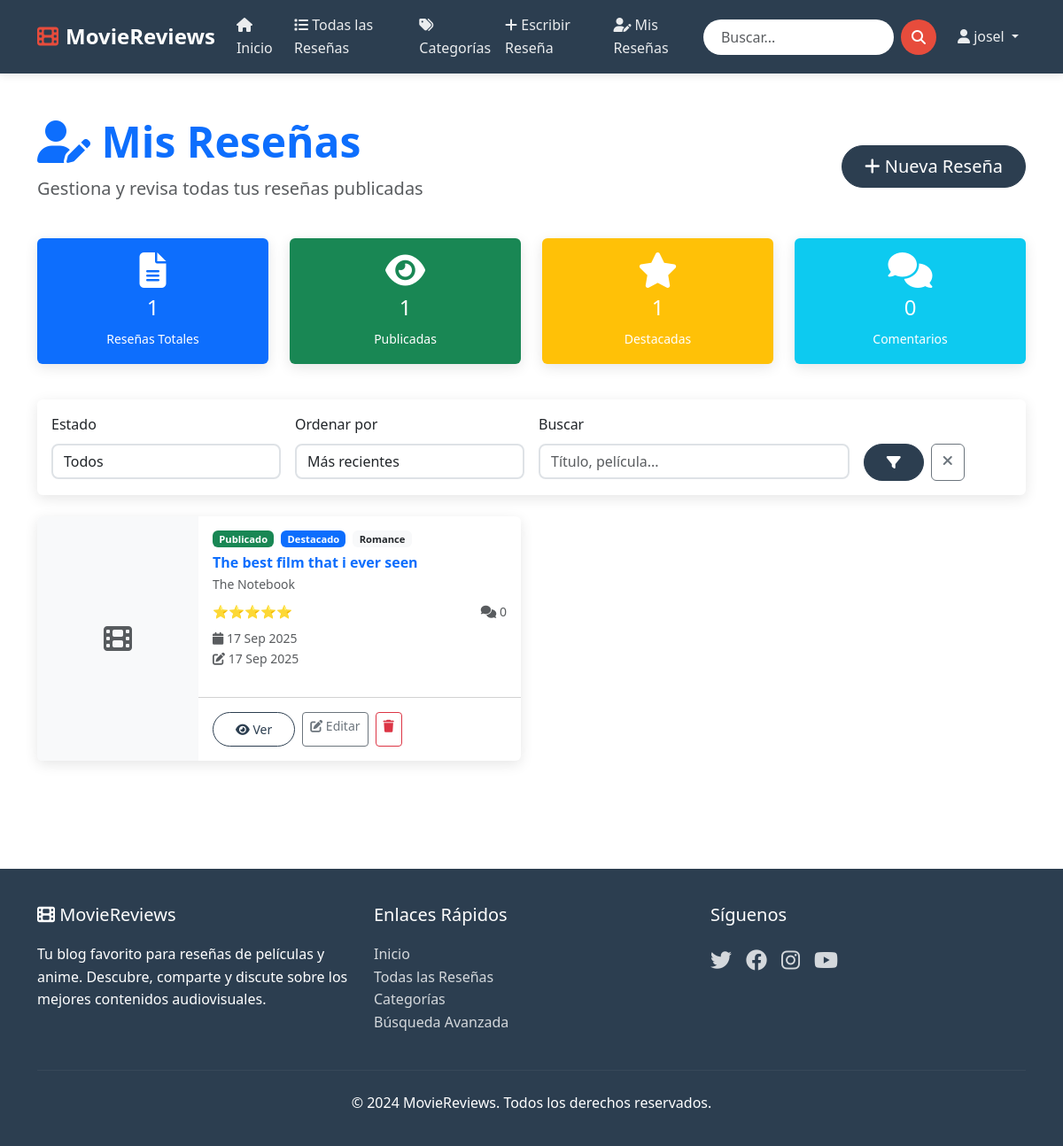
/my-posts/ (signed in), run on the app's committed database.
### blog/models.py (models this page shows, shortened)
class Post(models.Model):
    RATING_CHOICES = [
        (1, '⭐'),
        (2, '⭐⭐'),
        (3, '⭐⭐⭐'),
        (4, '⭐⭐⭐⭐'),
        (5, '⭐⭐⭐⭐⭐'),
    ]
    title = models.CharField(max_length=200)
    slug = models.SlugField(max_length=200, unique=True)
    author = models.ForeignKey(User, on_delete=models.CASCADE, related_name='blog_posts')
    category = models.ForeignKey(Category, on_delete=models.CASCADE, related_name='posts')
    subcategory = models.ForeignKey(Subcategory, on_delete=models.CASCADE, related_name='posts', blank=True, null=True)
    content = models.TextField()
    excerpt = models.TextField(max_length=300, help_text="Breve descripción de la reseña")
    movie_title = models.CharField(max_length=200, verbose_name="Título de la película/anime")
    director = models.CharField(max_length=200, blank=True)
    release_year = models.IntegerField(help_text="Año de estreno")
    rating = models.IntegerField(choices=RATING_CHOICES, default=3)
    featured_image = models.ImageField(upload_to='blog/images/', blank=True, null=True)
    poster_image = models.ImageField(upload_to='blog/posters/', blank=True, null=True, help_text="Poster de la película")
    created_at = models.DateTimeField(default=timezone.now)
    updated_at = models.DateTimeField(auto_now=True)
    published = models.BooleanField(default=False)
    featured = models.BooleanField(default=False, help_text="Destacar en página principal")
    meta_description = models.CharField(max_length=160, blank=True)
    class Meta:
        ordering = ['-created_at']
        indexes = [
            models.Index(fields=['published', '-created_at']),
            models.Index(fields=['category', 'published']),
            models.Index(fields=['featured', 'published']),
        ]
    def get_absolute_url(self):
        return reverse('blog:post_detail', kwargs={'slug': self.slug})
    @property
    def rating_stars(self):
        return "⭐" * self.rating + "☆" * (5 - self.rating)

class Category(models.Model):
    name = models.CharField(max_length=100, unique=True)
    slug = models.SlugField(max_length=100, unique=True)
    description = models.TextField(blank=True)
    created_at = models.DateTimeField(auto_now_add=True)
    class Meta:
        verbose_name_plural = "Categories"
        ordering = ['name']

### blog/views.py (the view)
# urls.py: path('my-posts/', views.user_posts, name='user_posts'),
def user_posts(request):
    posts = Post.objects.filter(author=request.user)
    search = request.GET.get('search', '')
    status = request.GET.get('status', '')
    order = request.GET.get('order', '-created_at')
    if search:
        posts = posts.filter(
            Q(title__icontains=search) |
            Q(movie_title__icontains=search)
        )
    if status == 'published':
        posts = posts.filter(published=True)
    elif status == 'draft':
        posts = posts.filter(published=False)
    elif status == 'featured':
        posts = posts.filter(featured=True)
    valid_orders = ['-created_at', 'created_at', 'title', '-title', '-rating']
    if order in valid_orders:
        posts = posts.order_by(order)
    paginator = Paginator(posts, 9)
    page_number = request.GET.get('page')
    page_obj = paginator.get_page(page_number)
    context = {
        'posts': page_obj,
        'page_obj': page_obj,
    }
    return render(request, 'blog/user_posts.html', context)

### blog/templates/blog/user_posts.html (shortened to what this page needs)
{% extends 'base.html' %}
{% block content %}
<div class="container py-5">
    <div class="row mb-4">
        <div class="col-12">
            <div class="d-flex justify-content-between align-items-center">
                <div>
                    <h1 class="display-5 fw-bold text-primary mb-2">
                        <i class="fas fa-user-edit"></i>
                        Mis Reseñas
                    </h1>
                    <p class="lead text-muted">
                        Gestiona y revisa todas tus reseñas publicadas
                    </p>
                </div>
                <div>
                    <a href="{% url 'blog:create_post' %}" class="btn btn-primary btn-lg">
                        <i class="fas fa-plus"></i> Nueva Reseña
                    </a>
                </div>
            </div>
        </div>
    </div>
    <div class="row mb-4">
        <div class="col-md-3 mb-3">
            <div class="card bg-primary text-white">
                <div class="card-body text-center">
                    <i class="fas fa-file-alt fs-1 mb-2"></i>
                    <h4>{{ posts.paginator.count }}</h4>
                    <small>Reseñas Totales</small>
                </div>
            </div>
        </div>
        <div class="col-md-3 mb-3">
            <div class="card bg-success text-white">
                <div class="card-body text-center">
                    <i class="fas fa-eye fs-1 mb-2"></i>
                    <h4>{{ posts|length }}</h4>
                    <small>Publicadas</small>
                </div>
            </div>
        </div>
        <div class="col-md-3 mb-3">
            <div class="card bg-warning text-white">
                <div class="card-body text-center">
                    <i class="fas fa-star fs-1 mb-2"></i>
                    <h4>
                        {% for post in posts %}{% if post.featured %}1{% endif %}{% empty %}0{% endfor %}
                    </h4>
                    <small>Destacadas</small>
                </div>
            </div>
        </div>
        <div class="col-md-3 mb-3">
            <div class="card bg-info text-white">
                <div class="card-body text-center">
                    <i class="fas fa-comments fs-1 mb-2"></i>
                    <h4>
                        {% for post in posts %}{{ post.comments.count }}{% if not forloop.last %}+{% endif %}{% empty %}0{% endfor %}
                    </h4>
                    <small>Comentarios</small>
                </div>
            </div>
        </div>
    </div>
    <div class="row mb-4">
        <div class="col-12">
            <div class="card">
                <div class="card-body">
                    <form method="get" class="row g-3">
                        <div class="col-md-3">
                            <label class="form-label">Estado</label>
                            <select name="status" class="form-control">
                                <option value="">Todos</option>
                            </select>
                        </div>
                        <div class="col-md-3">
                            <label class="form-label">Ordenar por</label>
                            <select name="order" class="form-control">
                                <option value="-created_at" {% if request.GET.order == '-created_at' %}selected{% endif %}>Más recientes</option>
                            </select>
                        </div>
                        <div class="col-md-4">
                            <label class="form-label">Buscar</label>
                            <input type="text" name="search" class="form-control" placeholder="Título, película..."
                                   value="{{ request.GET.search }}">
                        </div>
                        <div class="col-md-2">
                            <label class="form-label">&nbsp;</label>
                            <div class="d-flex gap-2">
                                <button type="submit" class="btn btn-primary">
                                    <i class="fas fa-filter"></i>
                                </button>
                                <a href="{% url 'blog:user_posts' %}" class="btn btn-outline-secondary">
                                    <i class="fas fa-times"></i>
                                </a>
                            </div>
                        </div>
                    </form>
                </div>
            </div>
        </div>
    </div>
    <div class="row">
        {% for post in posts %}
        <div class="col-lg-6 mb-4">
            <div class="card user-post-card h-100">
                <div class="row g-0">
                    <div class="col-md-4">
                        {% if post.featured_image %}
                        <img src="{{ post.featured_image.url }}" class="img-fluid h-100 w-100"
                             style="object-fit: cover;" alt="{{ post.title }}">
                        {% else %}
                        <div class="bg-light h-100 d-flex align-items-center justify-content-center">
                            <i class="fas fa-film fs-2 text-muted"></i>
                        </div>
                        {% endif %}
                    </div>
                    <div class="col-md-8">
                        <div class="card-body p-3">
                            <div class="d-flex gap-2 mb-2">
                                {% if post.published %}
                                <span class="badge bg-success">Publicado</span>
                                {% else %}
                                <span class="badge bg-warning">Borrador</span>
                                {% endif %}
                                {% if post.featured %}
                                <span class="badge bg-primary">Destacado</span>
                                {% endif %}
                                <span class="badge bg-light text-dark">{{ post.category.name }}</span>
                            </div>
                            <h6 class="card-title mb-1">
                                <a href="{{ post.get_absolute_url }}" class="text-decoration-none">
                                    {{ post.title|truncatechars:40 }}
                                </a>
                            </h6>
                            <p class="text-muted small mb-2">{{ post.movie_title }}</p>
                            <div class="d-flex justify-content-between align-items-center mb-2">
                                <div class="rating">{{ post.rating_stars }}</div>
                                <small class="text-muted">
                                    <i class="fas fa-comments"></i> {{ post.comments.count }}
                                </small>
                            </div>
                            <div class="small text-muted mb-3">
                                <div><i class="fas fa-calendar"></i> {{ post.created_at|date:"d M Y" }}</div>
                                {% if post.updated_at != post.created_at %}
                                <div><i class="fas fa-edit"></i> {{ post.updated_at|date:"d M Y" }}</div>
                                {% endif %}
                            </div>
                        </div>
                        <div class="card-footer bg-transparent p-3">
                            <div class="d-flex gap-2">
                                <a href="{{ post.get_absolute_url }}" class="btn btn-outline-primary btn-sm">
                                    <i class="fas fa-eye"></i> Ver
                                </a>
                                <a href="{% url 'blog:edit_post' post.slug %}" class="btn btn-outline-secondary btn-sm">
                                    <i class="fas fa-edit"></i> Editar
                                </a>
                                <a href="{% url 'blog:delete_post' post.slug %}" class="btn btn-outline-danger btn-sm"
                                   onclick="return confirm('¿Eliminar esta reseña?')">
                                    <i class="fas fa-trash"></i>
                                </a>
                            </div>
                        </div>
                    </div>
                </div>
            </div>
        </div>
        {% endfor %}
    </div>
</div>
{% endblock %}

### blog/templates/base.html (shortened to what this page needs)
{% load static %}
<!DOCTYPE html>
<html lang="es">
<head>
    <link href="https://cdnjs.cloudflare.com/ajax/libs/bootstrap/5.3.0/css/bootstrap.min.css" rel="stylesheet">
    <link href="https://cdnjs.cloudflare.com/ajax/libs/font-awesome/6.4.0/css/all.min.css" rel="stylesheet">
</head>
<body>
    <header class="main-header">
        <nav class="navbar navbar-expand-lg navbar-dark">
            <div class="container">
                <a class="navbar-brand" href="{% url 'blog:home' %}">
                    <i class="fas fa-film"></i>MovieReviews
                </a>
                <div class="collapse navbar-collapse" id="navbarNav">
                    <ul class="navbar-nav me-auto">
                        <li class="nav-item">
                            <a class="nav-link" href="{% url 'blog:home' %}">
                                <i class="fas fa-home"></i> Inicio
                            </a>
                        </li>
                        <li class="nav-item">
                            <a class="nav-link" href="{% url 'blog:post_list' %}">
                                <i class="fas fa-list"></i> Todas las Reseñas
                            </a>
                        </li>
                        <li class="nav-item">
                            <a class="nav-link" href="{% url 'blog:categories_list' %}">
                                <i class="fas fa-tags"></i> Categorías
                            </a>
                        </li>
                        {% if user.is_authenticated %}
                        <li class="nav-item">
                            <a class="nav-link" href="{% url 'blog:create_post' %}">
                                <i class="fas fa-plus"></i> Escribir Reseña
                            </a>
                        </li>
                        <li class="nav-item">
                            <a class="nav-link" href="{% url 'blog:user_posts' %}">
                                <i class="fas fa-user-edit"></i> Mis Reseñas
                            </a>
                        </li>
                        {% endif %}
                    </ul>
                    <form class="d-flex search-form me-3" method="get" action="{% url 'blog:search' %}">
                        <input class="form-control me-2" type="search" name="query" placeholder="Buscar..." value="{{ request.GET.query }}">
                        <button class="btn btn-outline-light" type="submit">
                            <i class="fas fa-search"></i>
                        </button>
                    </form>
                    <ul class="navbar-nav">
                        {% if user.is_authenticated %}
                        <li class="nav-item dropdown">
                            <a class="nav-link dropdown-toggle" href="#" role="button" data-bs-toggle="dropdown">
                                <i class="fas fa-user"></i> {{ user.first_name|default:user.username }}
                            </a>
                        </li>
                        {% endif %}
                    </ul>
                </div>
            </div>
        </nav>
    </header>
    <main>
        {% block content %}
        {% endblock %}
    </main>
    <footer class="main-footer">
        <div class="container">
            <div class="row">
                <div class="col-md-4">
                    <h5><i class="fas fa-film"></i> MovieReviews</h5>
                    <p>Tu blog favorito para reseñas de películas y anime. Descubre, comparte y discute sobre los mejores contenidos audiovisuales.</p>
                </div>
                <div class="col-md-4">
                    <h5>Enlaces Rápidos</h5>
                    <ul class="list-unstyled">
                        <li><a href="{% url 'blog:home' %}">Inicio</a></li>
                        <li><a href="{% url 'blog:post_list' %}">Todas las Reseñas</a></li>
                        <li><a href="{% url 'blog:categories_list' %}">Categorías</a></li>
                        <li><a href="{% url 'blog:search' %}">Búsqueda Avanzada</a></li>
                    </ul>
                </div>
                <div class="col-md-4">
                    <h5>Síguenos</h5>
                    <div class="d-flex gap-3">
                        <a href="#" class="fs-4"><i class="fab fa-twitter"></i></a>
                        <a href="#" class="fs-4"><i class="fab fa-facebook"></i></a>
                        <a href="#" class="fs-4"><i class="fab fa-instagram"></i></a>
                        <a href="#" class="fs-4"><i class="fab fa-youtube"></i></a>
                    </div>
                </div>
            </div>
            <hr class="my-4" style="border-color: rgba(255,255,255,0.2);">
            <div class="text-center">
                <p>&copy; 2024 MovieReviews. Todos los derechos reservados.</p>
            </div>
        </div>
    </footer>
</body>
</html>

### data on the page
Post: featured "1", comments.count "0", published "Publicado", category.name "Romance", title "The best film that i ever seen", movie_title "The Notebook", rating_stars "⭐⭐⭐⭐⭐", created_at "17 Sep 2025", updated_at "17 Sep 2025"

### other printed values
{{ user.first_name|default:user.username }} "josel"
{{ posts.paginator.count }} "1"
{{ posts|length }} "1"
